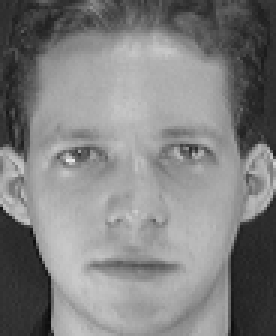
#> input picture backend/dataset/orl_faces/s1/1.pgm, 92 x 112 px (shown 3 times larger); its folder holds only this picture in this run
$ python model_instance.py
#> lines starting #> are read from the running program, lines starting #| are printed output that depends on the picture
### backend/core/data_loader.py
from pathlib import Path

import numpy as np
from numpy.typing import NDArray
from PIL import Image

from config import DATASET_PATH
from core.preprocessing import equalize_histogram, flatten_image, resize_image

def load_orl_dataset(
    dataset_path: str,
) -> tuple[NDArray[np.float64], NDArray[np.int_], list[str]]:
#> called with dataset_path = 'backend/dataset/orl_faces'
    dataset_dir = Path(dataset_path)

    vectors = []
    labels = []
    paths = []

    subjects = sorted(
        (
            folder
            for folder in dataset_dir.iterdir()
            if folder.is_dir()
        ),
        key=lambda folder: int(folder.name.replace("s", "")),
    )

    for subject in subjects:
        label = int(subject.name.replace("s", ""))

        image_files = sorted(
            subject.glob("*.pgm"),
            key=lambda image: int(image.stem),
        )

        for image_file in image_files:
            with Image.open(image_file) as image:
#> image is the input picture: PIL image 92x112 L; min 11, max 234, mean 128.3
                image_array = np.asarray(
                    image.convert("L"),
                    dtype=np.float64,
                )

            vector = flatten_image(
                resize_image(
                    equalize_histogram(image_array)
                )
            )
#> in equalize_histogram, `equalized = cv2.equalizeHist(image.astype(np.uint8))`:
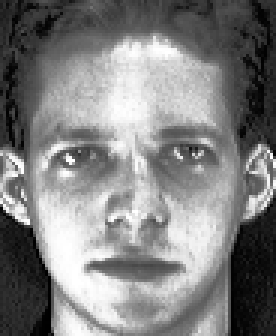
#> equalized: shape (112, 92) (shown 3 times larger); min 0, max 255, mean 128.7
#> vector = 10304 values, max 255 at index 1524, min 0 at index 7094, mean 128.7

            vectors.append(vector)
            labels.append(label)
            paths.append(str(image_file))
#> pass 2 of the loop in load_orl_dataset, `for subject in subjects:`:
#> image_files = 1 item
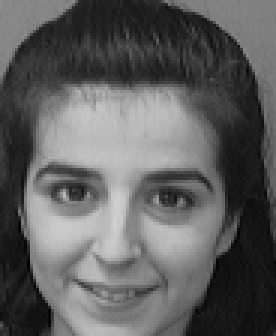
#> input picture backend/dataset/orl_faces/s10/1.pgm, 92 x 112 px (shown 3 times larger)
#> in load_orl_dataset, image is the input picture: PIL image 92x112 L; min 1, max 207, mean 95.1
#> in equalize_histogram (call 2), `equalized = cv2.equalizeHist(image.astype(np.uint8))`:
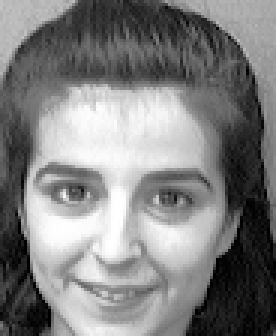
#> equalized: shape (112, 92) (shown 3 times larger); min 0, max 255, mean 128.4
#> vector = 10304 values, max 255 at index 5927, min 0 at index 6814, mean 128.4

    return (
        np.asarray(vectors, dtype=np.float64),
        np.asarray(labels, dtype=np.int_),
        paths,
    )

def load_dataset(
    dataset_path: str = DATASET_PATH,
) -> tuple[NDArray[np.float64], NDArray[np.int_], list[str]]:
    X, labels, paths = load_orl_dataset(dataset_path)
#> labels = [1, 10]; paths = 2 items

    if X.size == 0:
        raise ValueError(
            f"No images found in dataset path: {dataset_path}"
        )

    return X, labels, paths

### backend/utils/image_utils.py
import cv2
import numpy as np
from numpy.typing import NDArray

from config import (
    FACE_CASCADE_MIN_NEIGHBORS,
    FACE_CASCADE_MIN_SIZE,
    FACE_CASCADE_SCALE_FACTOR,
)

_face_cascade = cv2.CascadeClassifier(
    cv2.data.haarcascades + "haarcascade_frontalface_default.xml"
)

# [23 lines left out: function detect_and_crop_face, not called in this run]

def equalize_histogram(
    image: NDArray[np.float64],
) -> NDArray[np.float64]:
    equalized = cv2.equalizeHist(image.astype(np.uint8))

    return equalized.astype(np.float64)

### backend/core/model_builder.py
from config import EIGENFACE_TOP_K, N_COMPONENTS

from core.covariance import compute_covariance_matrix
from core.data_loader import load_dataset
from core.eigenfaces import compute_eigenfaces
from core.mean_face import compute_mean_face, mean_centering
from core.projection import project_faces

from models.eigenface_model import EigenfaceModel

from utils.visualization import save_eigenfaces, save_mean_face


def build_eigenface_model() -> EigenfaceModel:
    print("Loading dataset...")

    X, labels, paths = load_dataset()
#> labels = [1, 10]; paths = 2 items

    print(f"{len(labels)} images loaded")
#| 2 images loaded

    mean_face = compute_mean_face(X)
#> mean_face = 10304 values, max 254 at index 7104, min 0 at index 9492, mean 128.5

    print("Mean face computed")

    save_mean_face(mean_face)

    centered_faces = mean_centering(X, mean_face)

    covariance_matrix = compute_covariance_matrix(centered_faces)

    eigenfaces, eigenvalues, total_variance = compute_eigenfaces(
        centered_faces,
        covariance_matrix,
        N_COMPONENTS,
    )

    print("Eigenfaces computed")

    save_eigenfaces(eigenfaces, top_k=EIGENFACE_TOP_K)

    projections = project_faces(centered_faces, eigenfaces)

    print("Projection computed")

    model = EigenfaceModel(
        mean_face=mean_face,
        eigenfaces=eigenfaces,
        projections=projections,
        labels=labels,
        image_paths=paths,
        eigenvalues=eigenvalues,
        total_variance=total_variance,
    )

    print("Ready.")

    return model

### backend/utils/visualization.py
import os
import numpy as np
from PIL import Image

from config import (
    IMAGE_WIDTH,
    IMAGE_HEIGHT,
    GENERATED_PATH,
    EIGENFACE_TOP_K,
)


def normalize_image(vector):
    image = vector.reshape(
        IMAGE_HEIGHT,
        IMAGE_WIDTH
    )
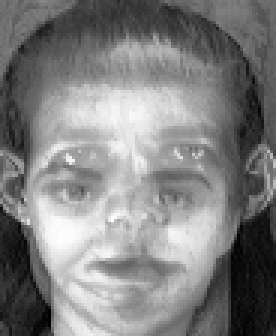
#> image: shape (112, 92) float64 (shown 3 times larger); min 0, max 254, mean 128.5

    image = image - image.min()

    max_value = image.max()
#> max_value = 254

    if max_value > 0:
        image = image / max_value

    image = (image * 255).astype(np.uint8)

    return image


def save_face_image(
    vector,
    output_path
):
    image = normalize_image(vector)

    os.makedirs(
        os.path.dirname(output_path),
        exist_ok=True
    )

    Image.fromarray(
        image
    ).save(output_path)


def save_mean_face(
    mean_face,
    output_path=None
):
    if output_path is None:
        output_path = os.path.join(
            GENERATED_PATH,
            "mean_face.png"
        )

    save_face_image(
        mean_face,
        output_path
    )

    return output_path


def save_eigenfaces(
    eigenfaces,
    output_dir=None,
    top_k=None
):
    if output_dir is None:
        output_dir = os.path.join(
            GENERATED_PATH,
            "eigenfaces"
        )

    if top_k is None:
        top_k = EIGENFACE_TOP_K

    os.makedirs(
        output_dir,
        exist_ok=True
    )

    saved_files = []

    limit = min(
        top_k,
        eigenfaces.shape[0]
    )

    for index in range(limit):
        filename = os.path.join(
            output_dir,
            f"eigenface_{index + 1}.png"
        )

        save_face_image(
            eigenfaces[index],
            filename
        )

        saved_files.append(
            filename
        )

    return saved_files

### backend/core/covariance.py
import numpy as np
from numpy.typing import NDArray


def compute_covariance_matrix(
    centered_data: NDArray[np.float64],
) -> NDArray[np.float64]:
    n_samples = centered_data.shape[0]
#> n_samples = 2
#> in build_eigenface_model, `covariance_matrix = compute_covariance_matrix(centered_faces)`: covariance_matrix = [[7228547.4, -7228547.4], [-7228547.4, 7228547.4]]

    return (centered_data @ centered_data.T) / n_samples

### backend/core/eigenfaces.py
import numpy as np
from numpy.typing import NDArray


def compute_eigenfaces(
    centered_data: NDArray[np.float64],
    covariance_matrix: NDArray[np.float64],
    k: int,
) -> tuple[NDArray[np.float64], NDArray[np.float64], float]:
#> called with centered_data = array of shape (2, 10304), covariance_matrix = array of shape (2, 2), k = 50
    if k <= 0:
        raise ValueError("k must be greater than 0.")

    k = min(k, covariance_matrix.shape[0])
#> k = 2

    eigenvalues, eigenvectors = np.linalg.eigh(covariance_matrix)
#> eigenvalues = [0, 14457094.8]; eigenvectors = [[-0.707, -0.707], [-0.707, 0.707]]

    sorted_indices = np.argsort(eigenvalues)[::-1]
#> sorted_indices = [1, 0]

    sorted_eigenvalues = eigenvalues[sorted_indices]
#> sorted_eigenvalues = [14457094.8, 0]

    total_variance = float(
        np.sum(np.clip(sorted_eigenvalues, a_min=0, a_max=None))
    )
#> total_variance = 14457094.8

    top_eigenvalues = sorted_eigenvalues[:k]
#> top_eigenvalues = [14457094.8, 0]
    top_eigenvectors = eigenvectors[:, sorted_indices[:k]]
#> top_eigenvectors = [[-0.707, -0.707], [0.707, -0.707]]

    eigenfaces = centered_data.T @ top_eigenvectors
#> eigenfaces = 10304 pairs, first value -165.5 to 143.5, second value -6.88e-15 to 7.11e-15

    norms = np.linalg.norm(eigenfaces, axis=0)
#> norms = [5377.2, 1.24e-13]
    norms[norms == 0] = 1.0

    eigenfaces = eigenfaces / norms
#> eigenfaces = 10304 pairs, first value -0.0308 to 0.0267, second value -0.0555 to 0.0573
#> in build_eigenface_model, `eigenfaces, eigenvalues, total_variance = compute_eigenfaces( centered..`: eigenvalues = [14457094.8, 0]; total_variance = 14457094.8
#> the loop in save_eigenfaces, `for index in range(limit):` made 2 passes
#> pass 1, in normalize_image (call 2), `image = vector.reshape( IMAGE_HEIGHT, IMAGE_WIDTH )`:
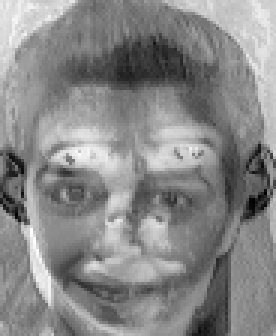
#> image: shape (112, 92) float64 (shown 3 times larger); min -0.0308, max 0.0267, mean -4.97e-05; drawn with min black and max white
#> after the loop in save_eigenfaces, `for index in range(limit):`: saved_files = 2 items
#> in build_eigenface_model, `projections = project_faces(centered_faces, eigenfaces)`: projections = [[-3802.2, 34], [3802.2, -34]]

    return eigenfaces.T, top_eigenvalues, total_variance

### backend/models/eigenface_model.py
import numpy as np
from numpy.typing import NDArray


class EigenfaceModel:

    def __init__(
        self,
        mean_face: NDArray[np.float64],
        eigenfaces: NDArray[np.float64],
        projections: NDArray[np.float64],
        labels: NDArray[np.int_],
        image_paths: list[str],
        eigenvalues: NDArray[np.float64],
        total_variance: float,
    ):
#> called with mean_face = array of shape (10304,), eigenfaces = array of shape (2, 10304), projections = array of shape (2, 2), labels = array of shape (2,), eigenvalues = array of shape (2,), total_variance = 14457094.8
        self.mean_face = mean_face
#> self.mean_face has the same summary as mean_face in build_eigenface_model
        self.eigenfaces = eigenfaces
        self.projections = projections
#> self.projections = [[-3802.2, 34], [3802.2, -34]]
        self.labels = labels
#> self.labels = [1, 10]
        self.image_paths = image_paths
#> self.image_paths = 2 items
        self.eigenvalues = eigenvalues
#> self.eigenvalues = [14457094.8, 0]
        self.total_variance = total_variance
#> self.total_variance = 14457094.8

    # [13 lines left out: function predict, not called in this run]

### backend/core/preprocessing.py
import numpy as np
from numpy.typing import NDArray
from PIL import Image

from config import IMAGE_SIZE
from utils.image_utils import detect_and_crop_face, equalize_histogram

class FaceNotDetectedError(Exception):
    pass

PRE_CROPPED_SIZE_TOLERANCE = 1.3

def resize_image(
    image: NDArray[np.float64],
) -> NDArray[np.float64]:
    pil_image = Image.fromarray(
        image.astype(np.uint8)
    )

    pil_image = pil_image.resize(
        IMAGE_SIZE,
        Image.Resampling.LANCZOS,
    )

    return np.asarray(
        pil_image,
        dtype=np.float64,
    )

def flatten_image(
    image: NDArray[np.float64],
) -> NDArray[np.float64]:
    return image.reshape(-1)

# [71 lines left out: functions is_already_cropped, preprocess_dataset, crop_face_or_raise, preprocess_uploaded_image, prepare_face_for_dataset, not called in this run]

### backend/core/mean_face.py
import numpy as np
from numpy.typing import NDArray


def compute_mean_face(
    X: NDArray[np.float64],
) -> NDArray[np.float64]:
    return np.mean(X, axis=0)


def mean_centering(
    X: NDArray[np.float64],
    mean_face: NDArray[np.float64],
) -> NDArray[np.float64]:
    return X - mean_face

### backend/core/projection.py
import numpy as np
from numpy.typing import NDArray


def project_faces(
    centered_data: NDArray[np.float64],
    eigenfaces: NDArray[np.float64],
) -> NDArray[np.float64]:
    return centered_data @ eigenfaces.T


# [13 lines left out: function project_face, not called in this run]

### backend/core/model_instance.py
from models.eigenface_model import EigenfaceModel

from core.model_builder import build_eigenface_model

_model: EigenfaceModel = build_eigenface_model()


def get_model() -> EigenfaceModel:
    return _model


def set_model(
    new_model: EigenfaceModel,
) -> None:
    global _model

    _model = new_model
